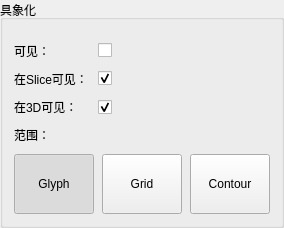
    <widget class="ctkCollapsibleGroupBox" name="VisualizationCollapsibleGroupBox">
     <property name="title">
      <string>具象化</string>
     </property>
     <layout class="QGridLayout" name="gridLayout_2">
      <property name="topMargin">
       <number>22</number>
      </property>
      <property name="spacing">
       <number>10</number>
      </property>
      <item row="3" column="0">
       <widget class="QLabel" name="RegionLabel">
        <property name="toolTip">
         <string>Reference image for visualizing transform nodes (will only use size, orientation and position)</string>
        </property>
        <property name="text">
         <string>范围：</string>
        </property>
       </widget>
      </item>
      <item row="3" column="1">
       <widget class="qMRMLNodeComboBox" name="RegionNodeComboBox">
        <property name="enabled">
         <bool>true</bool>
        </property>
        <property name="sizePolicy">
         <sizepolicy hsizetype="MinimumExpanding" vsizetype="Fixed">
          <horstretch>9</horstretch>
          <verstretch>0</verstretch>
         </sizepolicy>
        </property>
        <property name="toolTip">
         <string>Region for visualizing transform nodes (will only use size, orientation and position)</string>
        </property>
        <property name="nodeTypes">
         <stringlist>
          <string>vtkMRMLSliceNode</string>
          <string>vtkMRMLModelNode</string>
          <string>vtkMRMLVolumeNode</string>
         </stringlist>
        </property>
        <property name="baseName">
         <string/>
        </property>
        <property name="noneEnabled">
         <bool>true</bool>
        </property>
        <property name="addEnabled">
         <bool>false</bool>
        </property>
        <property name="removeEnabled">
         <bool>true</bool>
        </property>
        <property name="editEnabled">
         <bool>true</bool>
        </property>
        <property name="renameEnabled">
         <bool>true</bool>
        </property>
        <property name="noneDisplay">
         <string>Select a node</string>
        </property>
       </widget>
      </item>
      <item row="1" column="0">
       <widget class="QLabel" name="label_3">
        <property name="text">
         <string>在Slice可见：</string>
        </property>
       </widget>
      </item>
      <item row="1" column="1">
       <widget class="QCheckBox" name="Visible2dCheckBox">
        <property name="toolTip">
         <string>Show transform in the slice views</string>
        </property>
        <property name="text">
         <string/>
        </property>
        <property name="checked">
         <bool>true</bool>
        </property>
       </widget>
      </item>
      <item row="2" column="0">
       <widget class="QLabel" name="label_4">
        <property name="text">
         <string>在3D可见：</string>
        </property>
       </widget>
      </item>
      <item row="4" column="0" colspan="2">
       <layout class="QHBoxLayout" name="horizontalLayout_2">
        <property name="spacing">
         <number>8</number>
        </property>
        <item>
         <widget class="QPushButton" name="GlyphToggle">
          <property name="enabled">
           <bool>true</bool>
          </property>
          <property name="sizePolicy">
           <sizepolicy hsizetype="Minimum" vsizetype="Fixed">
            <horstretch>0</horstretch>
            <verstretch>0</verstretch>
           </sizepolicy>
          </property>
          <property name="minimumSize">
           <size>
            <width>0</width>
            <height>60</height>
           </size>
          </property>
          <property name="maximumSize">
           <size>
            <width>16777215</width>
            <height>16777215</height>
           </size>
          </property>
          <property name="focusPolicy">
           <enum>Qt::StrongFocus</enum>
          </property>
          <property name="toolTip">
           <string>Visualize transform using glyphs</string>
          </property>
          <property name="statusTip">
           <string/>
          </property>
          <property name="layoutDirection">
           <enum>Qt::LeftToRight</enum>
          </property>
          <property name="autoFillBackground">
           <bool>false</bool>
          </property>
          <property name="inputMethodHints">
           <set>Qt::ImhNone</set>
          </property>
          <property name="text">
           <string>Glyph</string>
          </property>
          <property name="icon">
           <iconset resource="../qSlicerTransformsModuleWidgets.qrc">
            <normaloff>:/Icons/GlyphIcon.png</normaloff>:/Icons/GlyphIcon.png</iconset>
          </property>
          <property name="iconSize">
           <size>
            <width>48</width>
            <height>48</height>
           </size>
          </property>
          <property name="shortcut">
           <string notr="true"/>
          </property>
          <property name="checkable">
           <bool>true</bool>
          </property>
          <property name="checked">
           <bool>true</bool>
          </property>
          <property name="autoExclusive">
           <bool>true</bool>
          </property>
         </widget>
        </item>
        <item>
         <widget class="QPushButton" name="GridToggle">
          <property name="sizePolicy">
           <sizepolicy hsizetype="Minimum" vsizetype="Fixed">
            <horstretch>0</horstretch>
            <verstretch>0</verstretch>
           </sizepolicy>
          </property>
          <property name="minimumSize">
           <size>
            <width>0</width>
            <height>60</height>
           </size>
          </property>
          <property name="maximumSize">
           <size>
            <width>16777215</width>
            <height>16777215</height>
           </size>
          </property>
          <property name="toolTip">
           <string>Visualize transform using a warped grid</string>
          </property>
          <property name="text">
           <string>Grid</string>
          </property>
          <property name="icon">
           <iconset resource="../qSlicerTransformsModuleWidgets.qrc">
            <normaloff>:/Icons/GridIcon.png</normaloff>:/Icons/GridIcon.png</iconset>
          </property>
          <property name="iconSize">
           <size>
            <width>48</width>
            <height>48</height>
           </size>
          </property>
          <property name="checkable">
           <bool>true</bool>
          </property>
          <property name="autoExclusive">
           <bool>true</bool>
          </property>
         </widget>
        </item>
        <item>
         <widget class="QPushButton" name="ContourToggle">
          <property name="enabled">
           <bool>true</bool>
          </property>
          <property name="sizePolicy">
           <sizepolicy hsizetype="Minimum" vsizetype="Fixed">
            <horstretch>0</horstretch>
            <verstretch>0</verstretch>
           </sizepolicy>
          </property>
          <property name="minimumSize">
           <size>
            <width>0</width>
            <height>60</height>
           </size>
          </property>
          <property name="toolTip">
           <string>Visualize transform by isoline/isosurface contours of the displacement magnitude</string>
          </property>
          <property name="text">
           <string>Contour</string>
          </property>
          <property name="icon">
           <iconset resource="../qSlicerTransformsModuleWidgets.qrc">
            <normaloff>:/Icons/ContourIcon.png</normaloff>:/Icons/ContourIcon.png</iconset>
          </property>
          <property name="iconSize">
           <size>
            <width>48</width>
            <height>48</height>
           </size>
          </property>
          <property name="checkable">
           <bool>true</bool>
          </property>
          <property name="autoExclusive">
           <bool>true</bool>
          </property>
         </widget>
        </item>
       </layout>
      </item>
      <item row="0" column="1">
       <widget class="QCheckBox" name="VisibleCheckBox">
        <property name="text">
         <string/>
        </property>
       </widget>
      </item>
      <item row="2" column="1">
       <widget class="QCheckBox" name="Visible3dCheckBox">
        <property name="sizePolicy">
         <sizepolicy hsizetype="MinimumExpanding" vsizetype="Preferred">
          <horstretch>1</horstretch>
          <verstretch>0</verstretch>
         </sizepolicy>
        </property>
        <property name="toolTip">
         <string>Show transform in the 3D views</string>
        </property>
        <property name="text">
         <string/>
        </property>
        <property name="checked">
         <bool>true</bool>
        </property>
       </widget>
      </item>
      <item row="0" column="0">
       <widget class="QLabel" name="label_6">
        <property name="text">
         <string>可见：</string>
        </property>
       </widget>
      </item>
     </layout>
    </widget>
